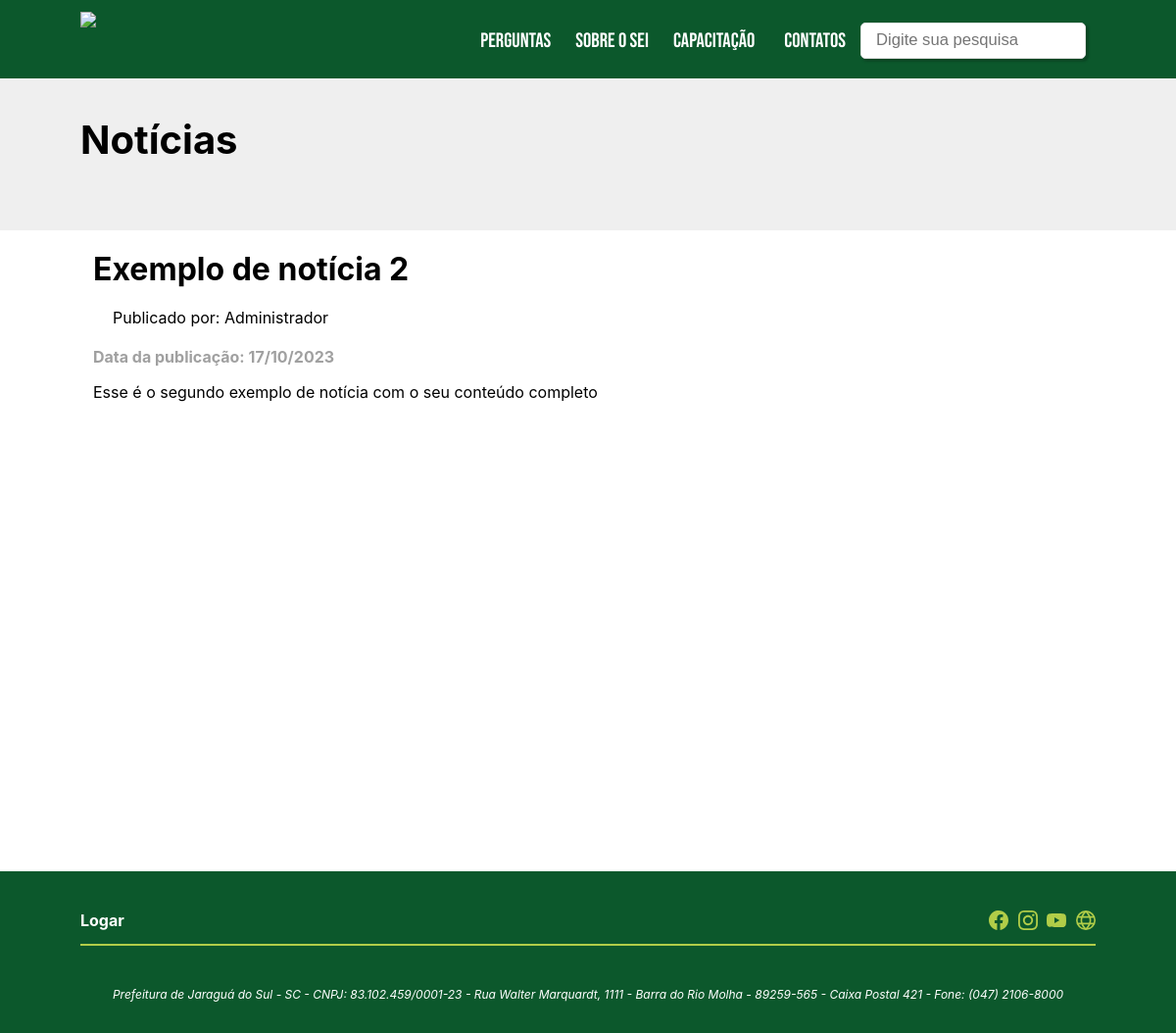
Page /noticia.php?id=2 on the committed database.
### tables this page shows
CREATE TABLE `noticias` (
  `id` int(250) NOT NULL AUTO_INCREMENT,
  `titulo` varchar(250) NOT NULL,
  `resumo` varchar(250) NOT NULL,
  `autor` varchar(250) NOT NULL,
  `datacad` varchar(15) NOT NULL,
  `conteudo` text NOT NULL,
  `statusNews` varchar(10) NOT NULL,
  PRIMARY KEY (`id`)
);

CREATE TABLE `usuarios` (
  `id` int(20) NOT NULL AUTO_INCREMENT,
  `nome` varchar(250) NOT NULL,
  `email` varchar(250) NOT NULL,
  `status` varchar(5) NOT NULL,
  `nivel` varchar(10) NOT NULL,
  `senha` varchar(200) DEFAULT NULL,
  `login` varchar(200) DEFAULT NULL,
  PRIMARY KEY (`id`)
);

### class/DB.class.php (called while the page is built, shortened)
<?php
class DB {
    private static $con;
    public static function conn(){
        if(is_null(self::$con)){
            try{
                self::$con = new PDO('mysql:host='.HOST.';dbname='.DB.'', USER, PASSWORD);
                self::$con->setAttribute(PDO::ATTR_ERRMODE, PDO::ERRMODE_EXCEPTION);
            }catch(PDOException $e){
                echo $e->getMessage();
            }
        }
        return self::$con;
    }
}
?>

### class/user.class.php (called while the page is built, shortened)
<?php
class User{
    function __construct(){
        include_once('DB.class.php');
    }
    function getUserNameById($id){
        $obj = DB::conn()->prepare("SELECT * FROM usuarios WHERE id=?");
        if($obj->execute(array($id))){
            $user = $obj->fetchObject();
            return $user->nome;
        }
    }
}
?>

### noticia.php (the view, shortened to what this page needs)
<!DOCTYPE html>
<?php
    $id = $_GET['id'];
    include_once("class/noticia.class.php");
    $obj = new Noticia();
    $obj->getNewsByCat($id);
?>
<html lang="en">
<head>
    <link rel="stylesheet" type="text/css" href="style.css" />
    <link rel="stylesheet" type="text/css" href="editorRobsonFarias.css" />
</head>
<body>
        <?php include_once("menu.php"); ?>
        <?php include_once("top.php"); ?>
    <div id="geral">
        <div id="central">
            <div id="itensum">
                <div id="artigo" style="border: none;">
                    <?php
                        echo $obj->artigo();
                    ?>
                </div>
            </div>
        </div>
    </div>
    <?php
            include_once("footer.php");
        ?>
</body>
</html>

### class/noticia.class.php (shortened to what this page needs)
<?php
class Noticia{
    function __construct(){
        include_once("DB.class.php");
        include_once("user.class.php");
    }
    public $artigo = '';
    function getNewsByCat($idNews){
        try{
            $obj = DB::conn()->prepare("SELECT * FROM noticias WHERE id=?");
            if($obj->execute(array($idNews))){
                $nr = $obj->rowCount();
                if($nr>0){
                    $userObj = new User();
                    $linha = $obj->fetchObject();
                    $this->artigo = '
                        <header id="titulo">'.$linha->titulo.'</header>
                        <nav>
                            Publicado por: '.$userObj->getUserNameById($linha->autor).'<br>
                        </nav>
                        <article>
                            <header id="data">Data da publicação: '.$linha->datacad.'</header>
                            <p>'.str_replace("../imagens", "imagens", $linha->conteudo).'</p>
                        </article>
                    ';
                }else{
                    echo "Nenhum artigo encontrado nessa categoria";
                }
            }else{
                echo "Erro na conexão com a base de dados!";
            }
        }catch(PDOException $e){
            echo $e->getMessage();
        }
    }
    function artigo(){
        return $this->artigo;
    }
}
?>

### style.css (style rules this page uses)
* { scroll-behavior: smooth; }
body { margin: 0px; padding: 0px; font-family: 'Inter'; background-color: #fff; }
* { scrollbar-width: auto; scrollbar-color: #b1cd49 #0c582c; }
#geral { width: 100%; padding-bottom: 0px; min-height: 81.8vh; }
#central { max-width: 1100px; background-color: white; align-items: center; margin-left: auto; margin-right: auto; min-height: 300px; }
#titulo { font-size: 200% !important; color: black; }
#itensum { width:100%; display: flex; justify-content: space-between; align-items: top; text-align: center; margin-top: 0px; }
@media screen and (min-width: 769px) { #itensum { -webkit-column-count: 3; -moz-column-count: 3; column-count: 3; } }
#artigo { background-color: #fff; padding: 20px 45px; border: 1px solid #dbdbdb; width: 100%; text-align: left; }
#artigo header#titulo { font-size: 2rem; text-align: left; font-weight: bold; }
#artigo header#data { color: #a0a0a0; text-align: left; font-weight: bold; }
#artigo nav { text-align: left; margin: 20px; }
#artigo article { padding-bottom: 10px; }

### menu.css (style rules this page uses)
body { margin: 0; padding: 0; }

### footer.php (style rules this page uses)
body { padding: 0px; margin: 0px; }

### rows in the picture
noticias: titulo "Exemplo de notícia 2", autor.nome "Administrador", datacad "17/10/2023", conteudo "Esse é o segundo exemplo de notícia com o seu conteúdo completo"

### other values in the picture
$titulo "Notícias"
